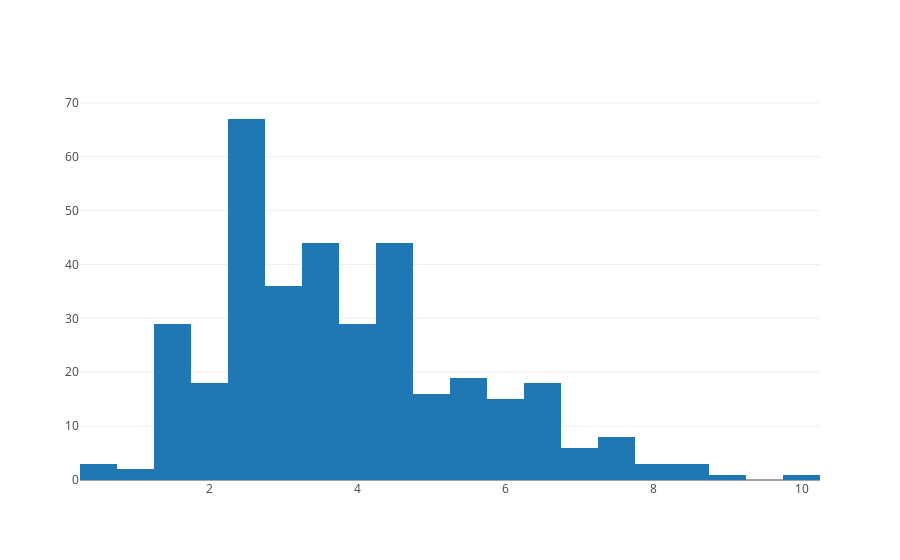

The cell this chart's notebook holds for it:
### Code cell
data = [go.Histogram(x = data_raw['Velocidade do Vento Media'])]
fig = go.Figure(data=data)

pyo.iplot(fig)

### Figure 1 — Plotly figure (JSON) as saved in the notebook; plotly's stock layout.template omitted (floating-point values rounded to 4 significant figures; data arrays with more than 128 entries replaced by an {"elided": "..."} marker saying what was removed)
{"data": [{"x": {"elided": "362 float values"}, "type": "histogram", "uid": "0b1a778b-4254-4bb2-9525-2154bfd954e8"}], "layout": {}}
